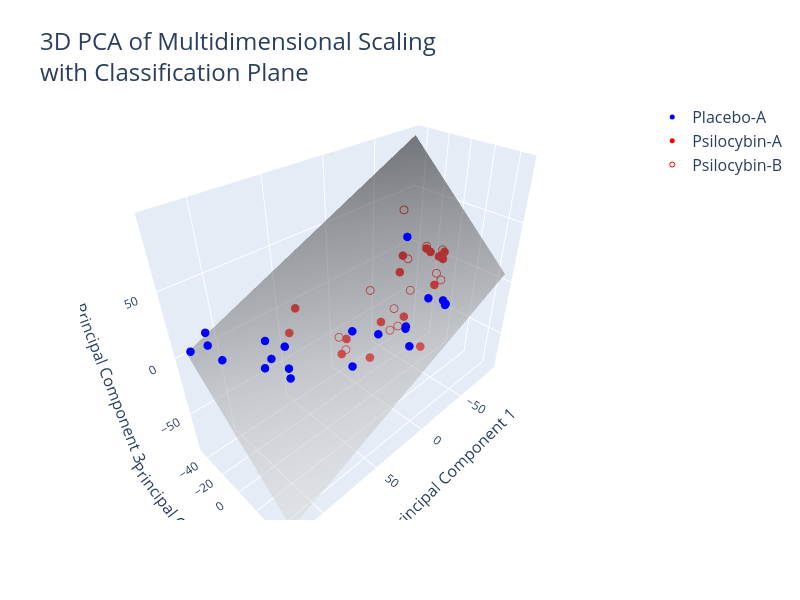

The code cell stored with this chart in its notebook:
### Code cell
# Create the 3D figure
fig = go.Figure()

# Plot data points for each condition with custom markers
for condition in np.unique(condition_reshaped):
    indices = np.where(condition_reshaped == condition)[0]
    
    if condition == 'Placebo-A':
        fig.add_trace(go.Scatter3d(
            x=pca_result[indices, 0],
            y=pca_result[indices, 1],
            z=pca_result[indices, 2],
            mode='markers',
            marker=dict(color='blue', symbol='circle', size=5),
            name='Placebo-A'
        ))
    elif condition == 'Psilocybin-A':
        fig.add_trace(go.Scatter3d(
            x=pca_result[indices, 0],
            y=pca_result[indices, 1],
            z=pca_result[indices, 2],
            mode='markers',
            marker=dict(color='red', symbol='circle', size=5),  # Red solid dot
            name='Psilocybin-A'
        ))
    elif condition == 'Psilocybin-B':
        fig.add_trace(go.Scatter3d(
            x=pca_result[indices, 0],
            y=pca_result[indices, 1],
            z=pca_result[indices, 2],
            mode='markers',
            marker=dict(color='red', symbol='circle-open', size=5),  # Red hollow circle
            name='Psilocybin-B'
        ))

# Plot the classification plane as a surface
fig.add_trace(go.Surface(
    x=xx, y=yy, z=zz, 
    colorscale='Greys', opacity=0.5, showscale=False
))

# Update layout with custom font sizes and multiline title
fig.update_layout(
    title=dict(
        text='3D PCA of Multidimensional Scaling<br>with Classification Plane',
        font=dict(size=24)
    ),
    scene=dict(
        xaxis_title=dict(text='Principal Component 1', font=dict(size=16)),
        yaxis_title=dict(text='Principal Component 2', font=dict(size=16)),
        zaxis_title=dict(text='Principal Component 3', font=dict(size=16))
    ),
    legend=dict(font=dict(size=16)),
    width=800, height=600
)

# Show the plot
fig.show()

### Figure 1 — Plotly figure (JSON) as saved in the notebook; plotly's stock layout.template omitted (floating-point values rounded to 4 significant figures; data arrays with more than 128 entries replaced by an {"elided": "..."} marker saying what was removed)
{"data": [{"marker": {"color": "blue", "size": 5, "symbol": "circle"}, "mode": "markers", "name": "Placebo-A", "type": "scatter3d", "x": [89.39, 18.25, 111.6, -17.35, -15.66, -21.61, -16.56, -1.284, -30.1, 17.83, 18.44, 114.6, 122.7, 87.55, 110.6, 94.23, 88.4, 91.26, 82.85, 45.93, 39.17], "y": [-6.657, 21.28, -37.62, 46.18, 35.38, 45.75, 48.69, 29.05, 2.18, 48.21, 44.58, -31.53, -39.47, 12.8, -24.33, -3.134, 14.7, 0.8003, 3.991, 24.54, 17.64], "z": [15.77, -2.936, 17.23, 19.66, 17.04, 14.56, 17.64, -2.604, 46.04, 1.907, 14.48, 12.32, 7.569, 4.475, 2.527, -1.055, -1.687, 7.12, 13.7, -12.54, 9.051]}, {"marker": {"color": "red", "size": 5, "symbol": "circle"}, "mode": "markers", "name": "Psilocybin-A", "type": "scatter3d", "x": [61.27, -80.48, -73.13, -86.59, -69.89, -79.05, -92.04, -10.41, -10.46, 15.82, -34.9, 26.77, 10.37, -70.89, 47.79, -65.55], "y": [-20.76, -0.8205, -12.47, -9.14, -5.86, -41.4, -7.917, 36.03, -2.591, 11.36, -0.5141, -6.683, -18.92, 0.1794, -30.04, -32.58], "z": [-1.351, 7.132, 14.88, 3.63, 15.68, -5.358, 6.25, -21.74, -20.17, -31.16, -26.65, -32.06, -34.07, -12.84, 7.763, -12.44]}, {"marker": {"color": "red", "size": 5, "symbol": "circle-open"}, "mode": "markers", "name": "Psilocybin-B", "type": "scatter3d", "x": [-22.05, -4.154, -83.11, -92.56, -51.54, -45.8, -22.49, -89.6, -17.12, 29.37, -68.27, 25.91, -77.46], "y": [4.304, 11.98, -46.41, -10.49, -13.57, -4.689, -0.6043, -24.89, -20.82, 0.5691, 7.689, -10.28, -3.691], "z": [-26.53, -16.67, 34.25, 7.052, 13.68, -8.77, -12.8, 6.105, -3.183, -22.13, -3.603, -18.91, -6.252]}, {"colorscale": [[0, "rgb(255,255,255)"], [0.125, "rgb(240,240,240)"], [0.25, "rgb(217,217,217)"], [0.375, "rgb(189,189,189)"], [0.5, "rgb(150,150,150)"], [0.625, "rgb(115,115,115)"], [0.75, "rgb(82,82,82)"], [0.875, "rgb(37,37,37)"], [1, "rgb(0,0,0)"]], "opacity": 0.5, "showscale": false, "type": "surface", "x": {"elided": "50x50 float values"}, "y": {"elided": "50x50 float values"}, "z": {"elided": "50x50 float values"}}], "layout": {"height": 600, "legend": {"font": {"size": 16}}, "scene": {"xaxis": {"title": {"font": {"size": 16}, "text": "Principal Component 1"}}, "yaxis": {"title": {"font": {"size": 16}, "text": "Principal Component 2"}}, "zaxis": {"title": {"font": {"size": 16}, "text": "Principal Component 3"}}}, "title": {"font": {"size": 24}, "text": "3D PCA of Multidimensional Scaling<br>with Classification Plane"}, "width": 800}}
